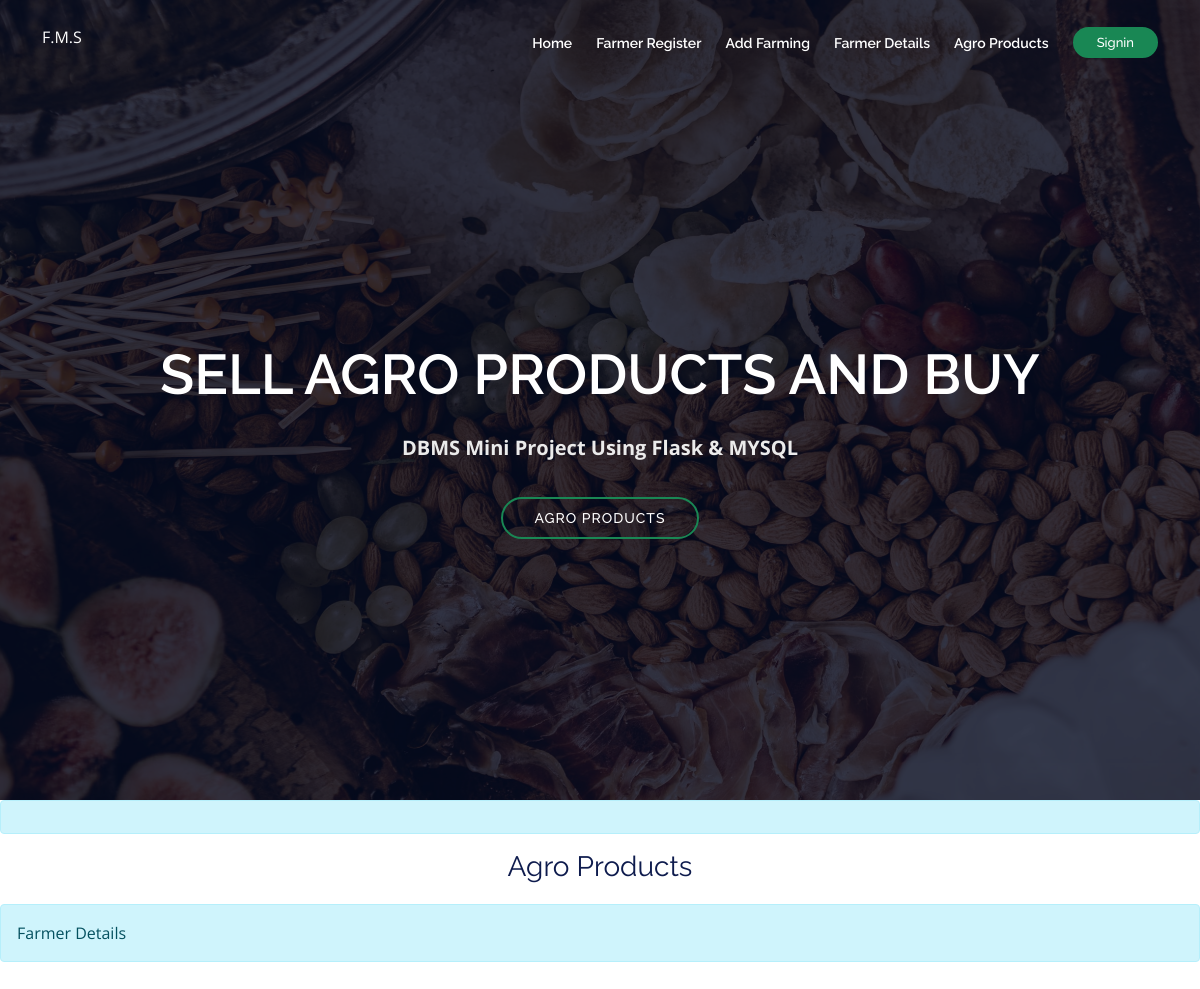
/agroproducts/, run on an earlier commit of the app's database.
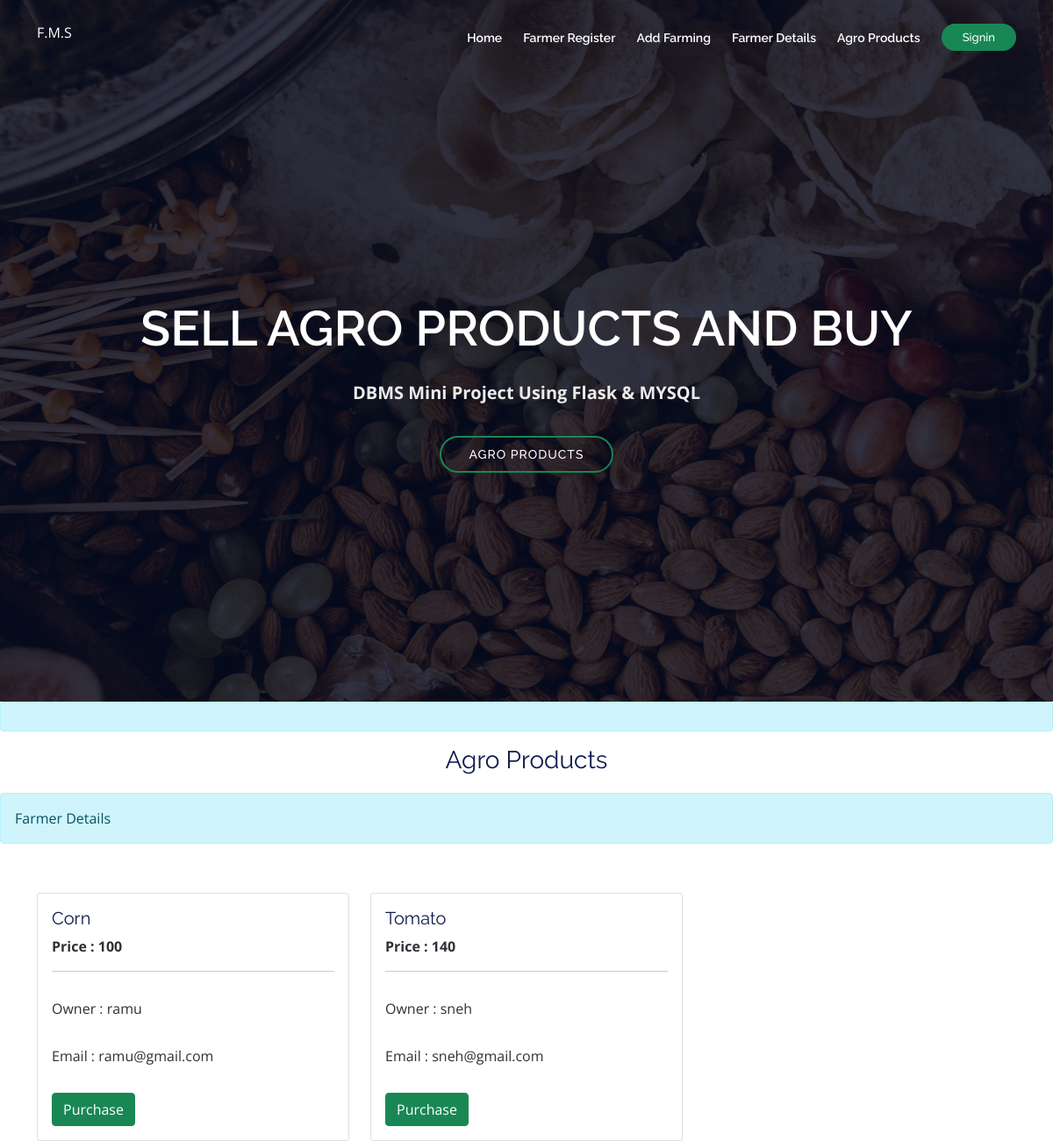
And on a later commit of the database.
### farmerapp/models.py (models this page shows, shortened)
class AgroProduct(models.Model):
    farmer_name = models.CharField(max_length=200, null=True)
    Product_name = models.CharField(max_length=10)
    email = models.EmailField(unique=True, null=True)
    Product_description = models.TextField(null=True, blank=True)
    Price = models.IntegerField(default=0)

### farmerapp/views.py (the view)
# urls.py: path('agroproducts/',views.agroproducts, name='agroproducts'),
def agroproducts(request):
    agroproduct = AgroProduct.objects.all()
    context = {'agroproduct': agroproduct, 'category': 'info', 'message': 'Farmer Details'}
    return render(request, 'farmerapp/agroproducts.html', context)

### farmerapp/templates/farmerapp/agroproducts.html (shortened to what this page needs)
{% extends 'base.html' %}
{% block content %}
 <h3 class="text-center"><span>Agro Products</span> </h3>
<div class="alert alert-{{category}} alert-dismissible fade show" role="alert">
    {{message}}
</div>
<br>
<div class="container mt-3">
<div class="row">
  {% for p in agroproduct %}
  <div class="col-sm-4">
    <div class="card">
      <div class="card-body">
        <b><h5 class="card-title">{{p.Product_name}}</h5></b>
        <b>Price : {{p.Price}}</b>
        <hr>
        <p>Owner : {{p.farmer_name}}</p>
        <p>Email : {{p.email}}</p>
        <a href="https://mail.google.com/mail/?view=cm&fs=1&tf=1&to={{p.email}}" target="_blank" class="btn btn-success ">Purchase</a>
      </div>
    </div>
  </div>
  {% endfor %}
</div>
</div>
{% endblock %}

What changed in the data, as far as the page shows it:
added AgroProduct: Product_name "Corn", Price "100", farmer_name "ramu", email "ramu@gmail.com"
added AgroProduct: Product_name "Tomato", Price "140", farmer_name "sneh", email "sneh@gmail.com"
